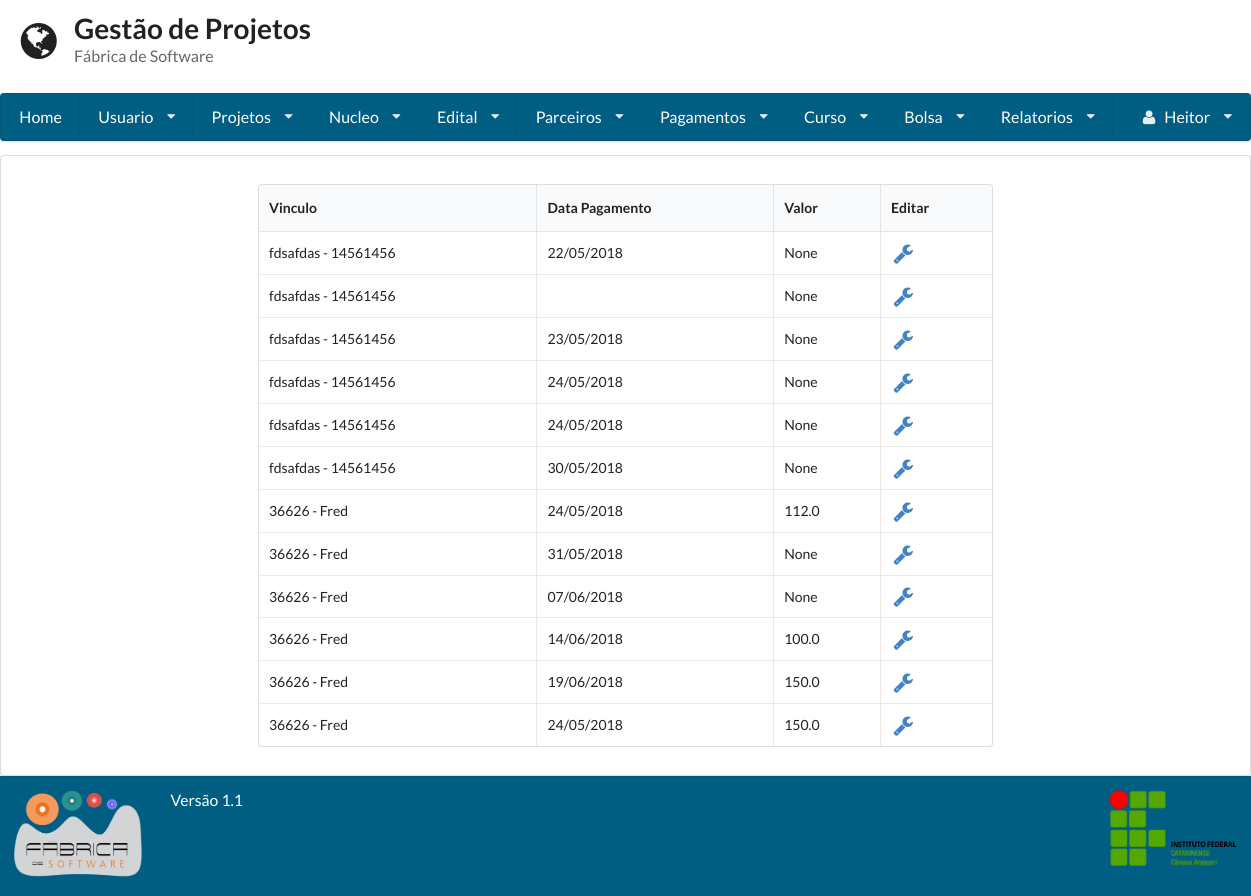
Before: /consulta_pagamento/ (signed in) with the older database file.
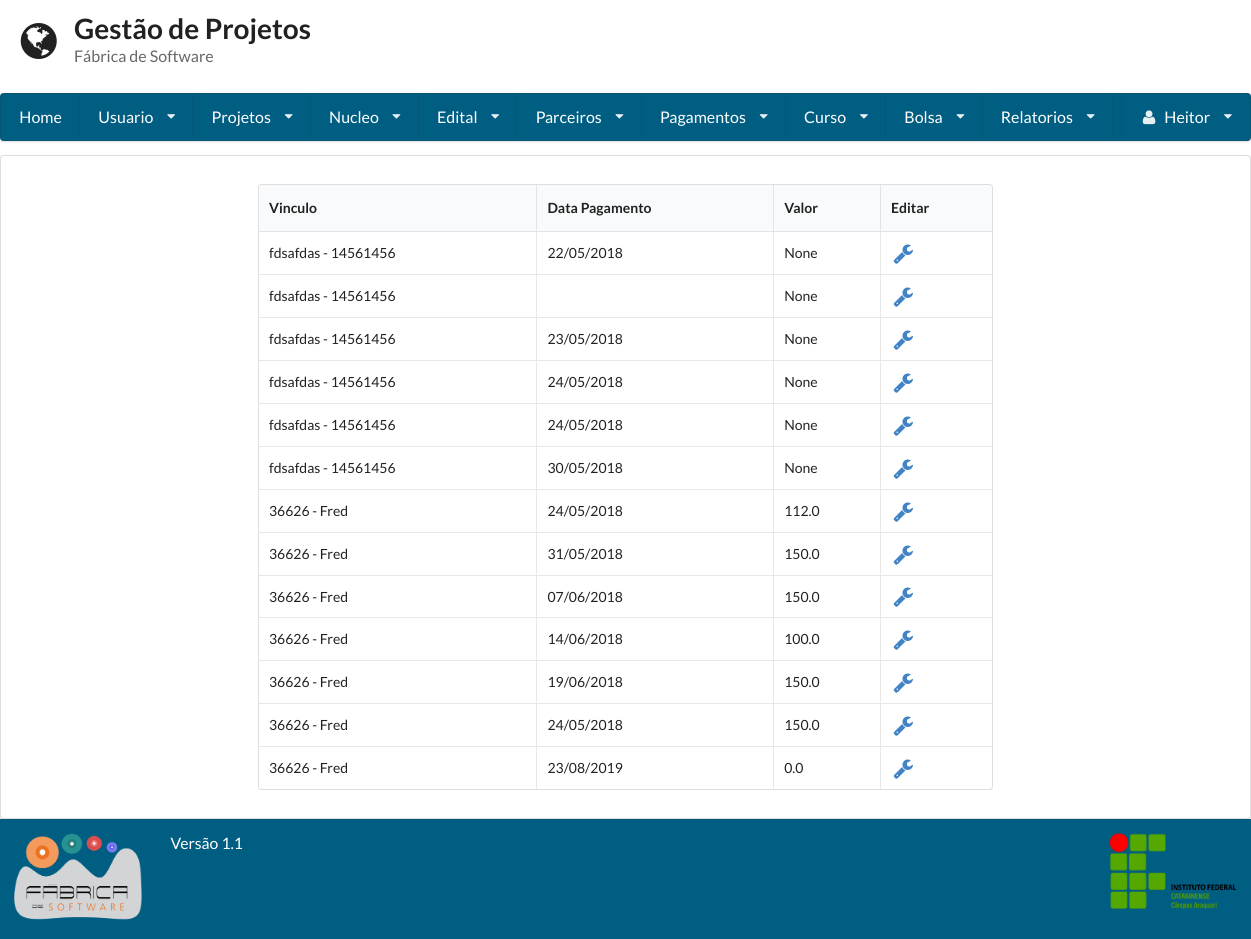
After: the same page with the newer database file.
### gestaoapp/models/pagamentos.py (models this page shows, shortened)
class Pagamentos(models.Model):
    dt_pagamento = models.DateField(null=True, blank=True)
    vinculo = models.ForeignKey(Vinculo)
    valor = models.FloatField(null=True)

### gestaoapp/models/vinculo.py (models this page shows)
class Vinculo(models.Model):
    status = models.BooleanField(default=True)
    dt_inicio = models.DateField(null=True, blank=True)
    dt_termino = models.DateField(null=True, blank=True)
    bolsa = models.ForeignKey(Bolsa, null=True, on_delete=models.CASCADE)
    usuario = models.ForeignKey(Usuario, null=True, on_delete=models.CASCADE)
    def __unicode__(self):
        return '%s - %s' %(self.bolsa.codigo, self.usuario.username)

### gestaoapp/models/bolsa.py (models this page shows, shortened)
class Bolsa(models.Model):
    codigo = models.CharField(max_length=255)
    valor = models.DecimalField(max_digits=8, decimal_places=2)
    dt_inicio = models.DateField()
    dt_termino = models.DateField()
    edital = models.ForeignKey(Edital)
    qtd_pagamento = models.IntegerField(default=0, null=True, blank=True)
    status = models.BooleanField(default=True)
    vinculos = models.ManyToManyField(Usuario, through='Vinculo', blank=True)
    data_hora_cadastro = models.DateTimeField(auto_now=True)
    responsavel_cadastro = models.ForeignKey(User, related_name= 'responsavel')
    responsavel_gerencia = models.ForeignKey(Usuario, related_name= 'responsavel_gerencia')

### gestaoapp/views/pagamentos.py (the view)
# urls.py: url(r'^consulta_pagamento/$', ConsultaPagamento.as_view(), name='consultar_pagamento'),
class ConsultaPagamento(LoginRequiredMixin, View):
    template = 'pagamentos/consulta.html'
    def get(self, request):
        context_dict = {}
        usuario = Usuario.objects.get(id=request.user.id)
        vinculo = Vinculo.objects.filter(usuario=usuario)
        if usuario.super_adm == 1:
            context_dict['pagamentos'] = Pagamentos.objects.all()
        else:
            if vinculo:
                context_dict['pagamentos'] = Pagamentos.objects.filter(vinculo=vinculo)
        return render(request, self.template, context_dict)

### gestaoapp/templates/pagamentos/consulta.html (shortened to what this page needs)
{% extends 'base.html' %}
{% block conteudo %}
    <table class="ui celled table">
        <thead>
        <tr>
            <th>Vinculo</th>
            <th>Data Pagamento</th>
            <th>Valor</th>
            <th>Editar</th>
        </tr>
        </thead>
        <tbody>
        {% for pagamento in pagamentos %}
            <tr>
                <td>{{ pagamento.vinculo }}</td>
                <td>{{ pagamento.dt_pagamento|date:"d/m/Y" }}</td>
            <td>{{ pagamento.valor }}</td>
             <td><a href="{% url 'editar_pagamento' pagamento.id %}"><i class="configure large icon"></i></a></td>
            </tr>
        {% endfor %}
        </tbody>
    </table>
{% endblock %}

Changed rows visible on the page:
changed Pagamentos (number 8 of 13 on the later page): valor "None" → "150.0"
changed Pagamentos (number 9 of 13 on the later page): valor "None" → "150.0"
added Pagamentos: vinculo "36626 - Fred", dt_pagamento "23/08/2019", valor "0.0"
